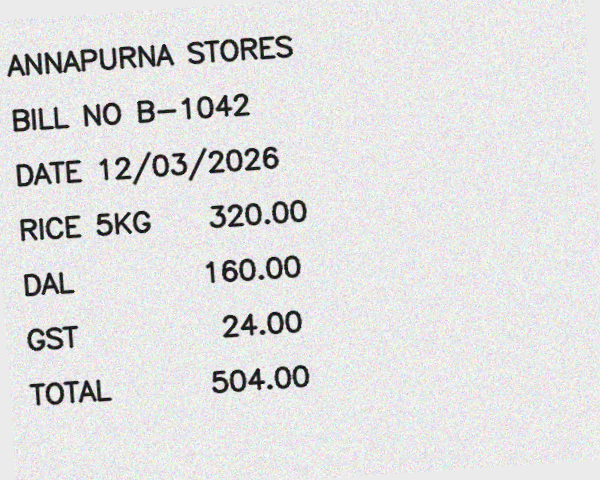
#> input picture e2e/fixtures/receipt.png, 600 x 480 px
$ python -i ocr.py   (imports and definitions only)
#> lines starting #> are read from the running program, lines starting #| are printed output that depends on the picture; after the words box and inside, x2 and y2 are one past the last pixel; in counts of white or black regions, pixels touching at a corner belong together
#> further down, picture is the input picture: shape (480, 600, 3); mean B, G, R 224.3, 224.3, 224.3
"""Receipt image preprocessing (OpenCV) and text recognition (Tesseract).

Phone photos of receipts are small, tilted, unevenly lit and noisy, all of which
hurt OCR. Each step below fixes one of those before Tesseract reads the text.
"""

from __future__ import annotations

import cv2
import numpy as np
import pytesseract

# Tesseract is most accurate when capital letters are roughly 20-30 px tall
MIN_WIDTH = 1000
MAX_SKEW_DEGREES = 15


class OCRError(RuntimeError):
	"""The image could not be decoded or contained no readable text."""


def decode_image(image_bytes: bytes) -> np.ndarray:
	image = cv2.imdecode(np.frombuffer(image_bytes, dtype=np.uint8), cv2.IMREAD_COLOR)
	if image is None:
		raise OCRError("File is not a readable image (supported: JPEG, PNG, WebP, BMP, TIFF)")
	return image


def preprocess(image: np.ndarray) -> np.ndarray:
	"""Returns a clean, upright, black-on-white version of the receipt."""
	gray = cv2.cvtColor(image, cv2.COLOR_BGR2GRAY) if image.ndim == 3 else image

	# 1. Upscale small photos so characters are large enough to recognise
	if gray.shape[1] < MIN_WIDTH:
		scale = MIN_WIDTH / gray.shape[1]
#> scale = 1.67
		gray = cv2.resize(gray, None, fx=scale, fy=scale, interpolation=cv2.INTER_CUBIC)
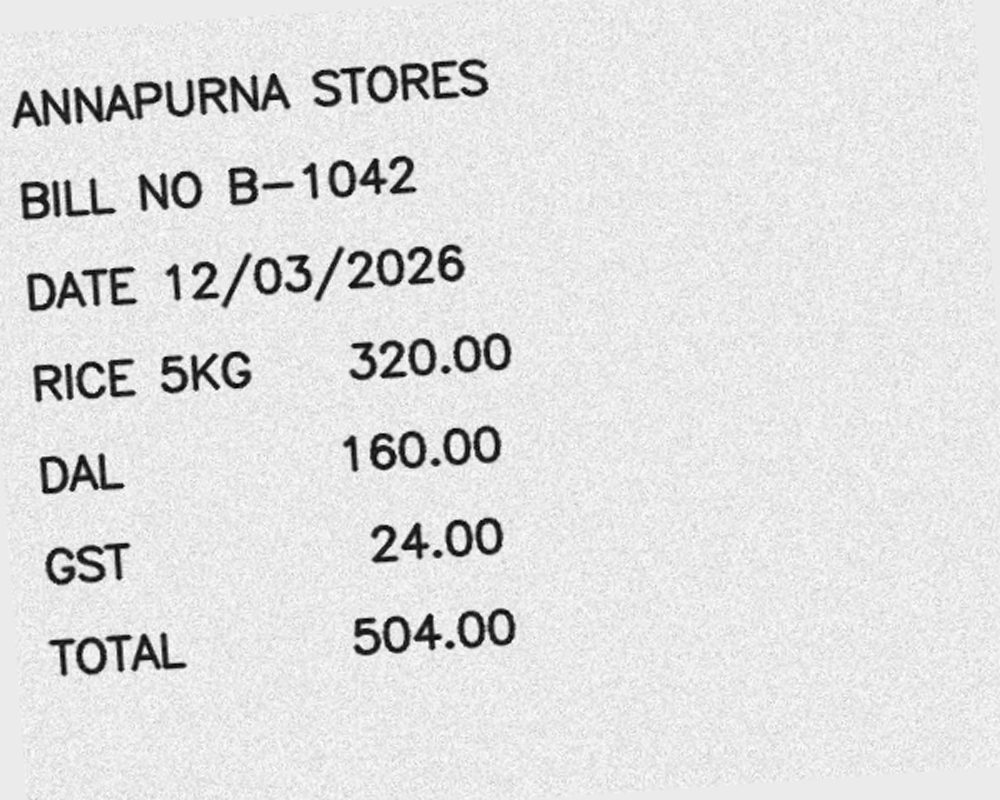
#> gray: shape (800, 1000); min 0, max 255, mean 224.3

	# 2. Remove sensor noise while keeping character edges sharp
	gray = cv2.bilateralFilter(gray, d=7, sigmaColor=50, sigmaSpace=50)

	# 3. Adaptive threshold copes with shadows and uneven lighting across the page
	binary = cv2.adaptiveThreshold(
		gray, 255, cv2.ADAPTIVE_THRESH_GAUSSIAN_C, cv2.THRESH_BINARY, blockSize=31, C=15
	)
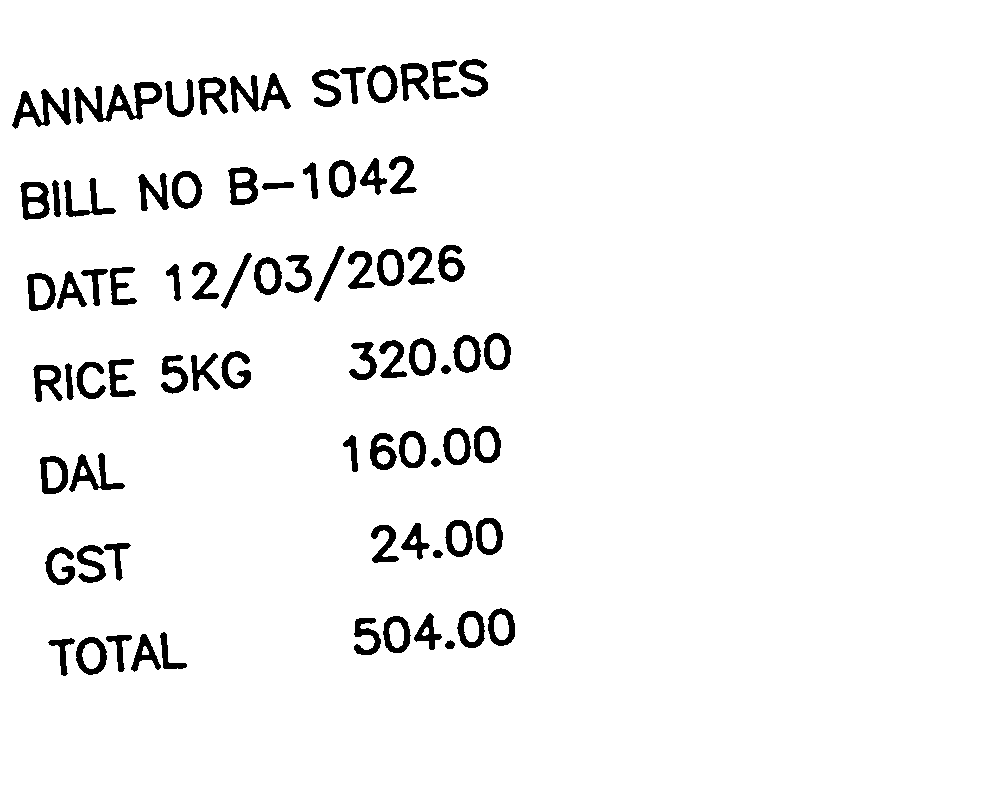
#> binary: shape (800, 1000); 95.5% white; 76 black regions, largest, box (x1, y1, x2, y2) and area: (74, 82, 162, 124) 1478, (12, 88, 71, 129) 1005, (230, 73, 291, 113) 997

	# 4. Straighten a tilted photo
	return deskew(binary)


def estimate_skew(binary: np.ndarray) -> float:
	"""Angle (degrees) of the text block, from the minimum-area rectangle around ink pixels."""
	ink = np.column_stack(np.where(binary < 128))
#> ink = 36094 pairs, first value 59 to 675, second value 12 to 514
	if len(ink) < 50:
		return 0.0
	angle = cv2.minAreaRect(ink[:, ::-1].astype(np.float32))[-1]
#> angle = -3.98
	# OpenCV's angle convention changed across versions ((0, 90] vs [-90, 0)), and a
	# rectangle's angle is ambiguous by 90 degrees; map it to the smallest rotation.
	if angle > 45:
		angle -= 90
	elif angle <= -45:
		angle += 90
	return float(angle)


def deskew(binary: np.ndarray) -> np.ndarray:
	angle = estimate_skew(binary)
#> angle = -3.98
	# Ignore tiny tilts (noise) and implausible ones (probably not a text block)
	if abs(angle) < 0.5 or abs(angle) > MAX_SKEW_DEGREES:
		return binary
	height, width = binary.shape[:2]
#> height = 800; width = 1000
	matrix = cv2.getRotationMatrix2D((width / 2, height / 2), angle, 1.0)
#> matrix = [[0.998, -0.0695, 28.99], [0.0695, 0.998, -33.77]]
	return cv2.warpAffine(
		binary,
		matrix,
		(width, height),
		flags=cv2.INTER_CUBIC,
		borderMode=cv2.BORDER_CONSTANT,
		borderValue=255,
	)
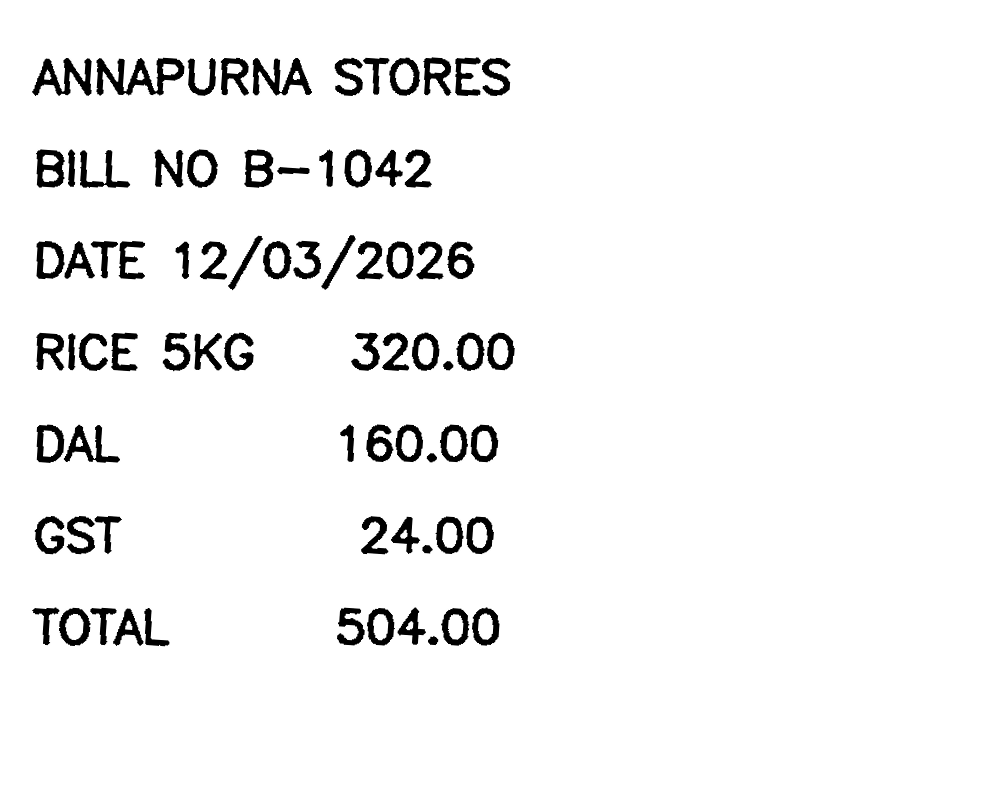
#> returned value: shape (800, 1000); min 0, max 255, mean 243.5


def extract_text(image_bytes: bytes, lang: str = "eng") -> str:
	"""Full pipeline: decode -> preprocess -> Tesseract. Raises OCRError if nothing is readable."""
	processed = preprocess(decode_image(image_bytes))
	# --psm 4: a single column of text of variable sizes, the typical receipt layout
	text = pytesseract.image_to_string(processed, lang=lang, config="--oem 1 --psm 4")
	text = "\n".join(line.rstrip() for line in text.splitlines() if line.strip())
	if len(text) < 10:
		raise OCRError("No readable text found on the image; try a sharper, well-lit photo")
	return text

>>> import cv2
>>> picture = cv2.imread('../../e2e/fixtures/receipt.png')
>>> result = preprocess(picture)
